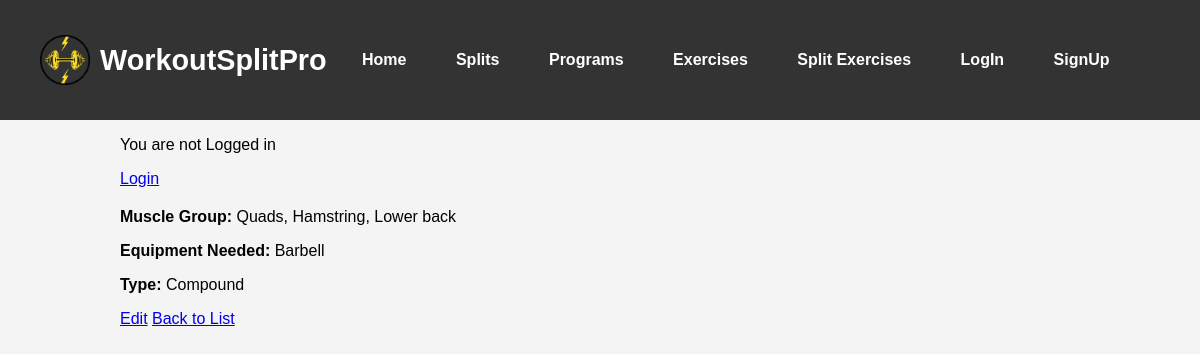
The page /exercises/1/ on the database its author committed.
### app/models.py (models this page shows, shortened)
class Exercise(models.Model):
    exercise_name = models.CharField(max_length=100)
    muscle_group = models.CharField(max_length=50)
    equipment_needed = models.CharField(max_length=50)
    exercise_type = models.CharField(max_length=50)

### app/views.py (the view)
# urls.py: path('exercises/<int:pk>/', exercise_detail, name='exercise_detail'),
def exercise_detail(request, pk):
    exercise = get_object_or_404(Exercise, pk=pk)
    return render(request, 'app/exercise_detail.html', {'exercise': exercise})

### app/templates/app/exercise_detail.html (shortened to what this page needs)
{% extends 'app/base.html'%}
{% load static %}
{% block content %}
<p><strong>Muscle Group:</strong> {{ exercise.muscle_group }}</p>
<p><strong>Equipment Needed:</strong> {{ exercise.equipment_needed }}</p>
<p><strong>Type:</strong> {{ exercise.exercise_type }}</p>
<a href="{% url 'exercise_update' exercise.id %}">Edit</a>
<a href="{% url 'exercise_list' %}">Back to List</a>
{% endblock %}

### static/css/navbar.css (style rules this page uses)
body { margin: 0; padding: 0; padding-top: 80px; }

### static/css/form.css (style rules this page uses)
body { font-family: Arial, sans-serif; background-color: #f4f4f4; margin: 0; padding: 0; }

### static/css/login.css (style rules this page uses)
body { font-family: Arial, sans-serif; background-color: #f4f4f4; margin: 0; padding: 0; }

### rows shown on the page
Exercise: muscle_group "Quads, Hamstring, Lower back", equipment_needed "Barbell", exercise_type "Compound"
